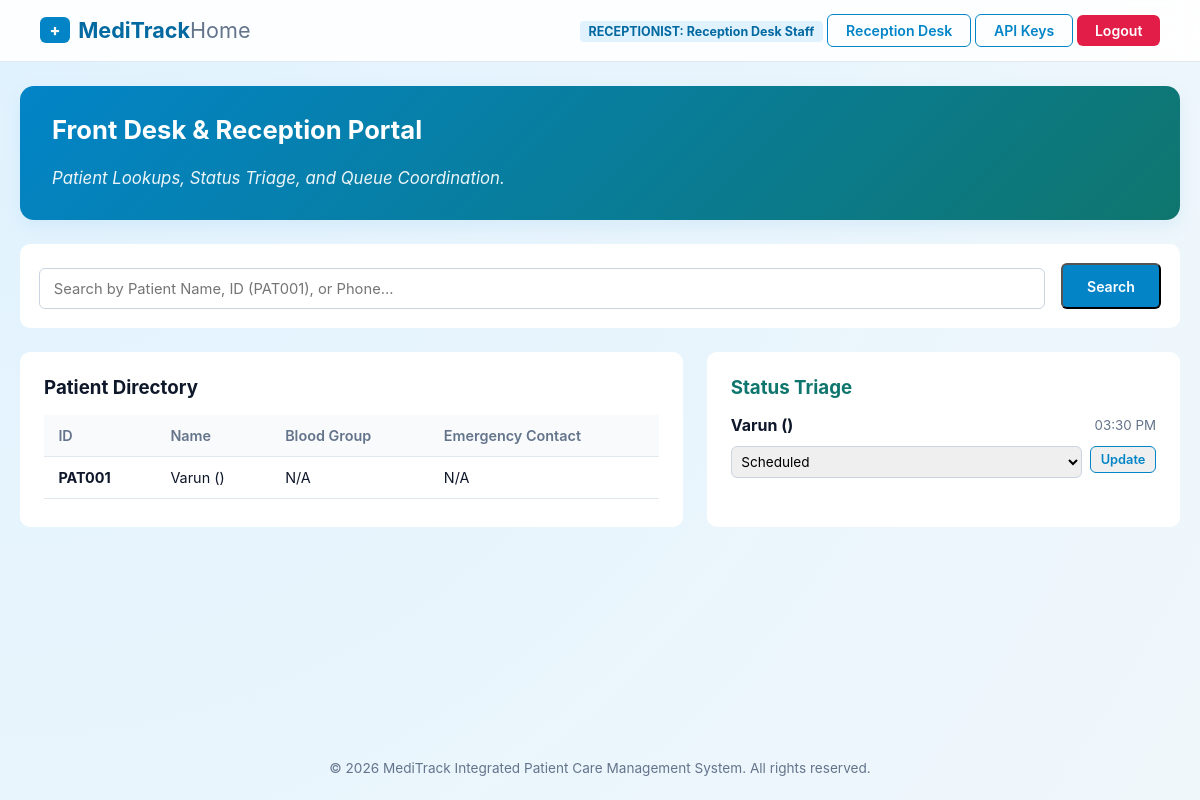
/reception/portal (signed in), run on the app's committed database.
### tables this page shows
CREATE TABLE users (
            id INTEGER PRIMARY KEY AUTOINCREMENT,
            patient_id TEXT UNIQUE NOT NULL,
            full_name TEXT NOT NULL,
            email TEXT UNIQUE NOT NULL,
            password TEXT NOT NULL,
            age INTEGER NOT NULL,
            gender TEXT NOT NULL,
            phone TEXT NOT NULL,
            address TEXT NOT NULL,
            role TEXT DEFAULT 'patient',
            department TEXT,
            avatar_url TEXT DEFAULT '/static/uploads/avatars/default.png',
            created_at TIMESTAMP DEFAULT CURRENT_TIMESTAMP
        );

CREATE TABLE appointments (
            id INTEGER PRIMARY KEY AUTOINCREMENT,
            patient_id INTEGER NOT NULL,
            doctor_name TEXT NOT NULL,
            department TEXT NOT NULL,
            appointment_date TEXT NOT NULL,
            appointment_time TEXT NOT NULL,
            status TEXT DEFAULT 'Scheduled',
            created_at TIMESTAMP DEFAULT CURRENT_TIMESTAMP,
            FOREIGN KEY (patient_id) REFERENCES users (id),
            UNIQUE(doctor_name, appointment_date, appointment_time)
        );

### app.py (the view, shortened to what this page needs)
@app.route("/reception/portal", methods=["GET", "POST"])
@role_required(["receptionist", "admin"])
def receptionist_portal():
    conn = get_db_connection()
    today_str = datetime.now().strftime("%Y-%m-%d")
    tokens = conn.execute(
        """SELECT t.*, u.full_name as patient_name, u.patient_id as patient_code
           FROM opd_tokens t JOIN users u ON t.patient_id = u.id
           WHERE t.token_date = ? ORDER BY
           CASE t.priority_tier
             WHEN 'Emergency' THEN 1
             WHEN 'Senior Citizen' THEN 2
             WHEN 'Pregnant Woman' THEN 3
             WHEN 'Child' THEN 4
             ELSE 5 END ASC, t.id ASC""",
        (today_str,)
    ).fetchall()
    beds = conn.execute(
        """SELECT b.*, u.full_name as patient_name
           FROM ipd_beds b LEFT JOIN users u ON b.current_patient_id = u.id"""
    ).fetchall()
    all_patients = conn.execute("SELECT id, full_name, patient_id FROM users WHERE role = 'patient'").fetchall()
    all_appts = conn.execute(
        """SELECT a.*, u.full_name as patient_name FROM appointments a JOIN users u ON a.patient_id = u.id
           ORDER BY a.appointment_date DESC LIMIT 15"""
    ).fetchall()
    conn.close()
    return render_template(
        "receptionist_portal.html",
        tokens=tokens,
        beds=beds,
        patients=all_patients,
        appointments=all_appts
    )

### app.py (called while the page is built)
def get_db_connection():
    conn = sqlite3.connect(DATABASE)
    conn.row_factory = sqlite3.Row
    return conn

def role_required(allowed_roles):
    def decorator(f):
        @wraps(f)
        def decorated_function(*args, **kwargs):
            if "user_id" not in session:
                flash("Session expired. Please sign in.", "warning")
                return redirect(url_for("login"))
            if session.get("user_role") not in allowed_roles:
                flash("Access Restricted: Unauthorized subsystem portal.", "danger")
                return redirect(url_for("dashboard_router"))
            return f(*args, **kwargs)
        return decorated_function
    return decorator

### templates/receptionist_portal.html (shortened to what this page needs)
{% extends 'base.html' %}
{% block content %}
<div class="hero-card" style="padding: 1.8rem 2rem; margin-bottom: 1.5rem;">
  <h2 style="font-size: 1.6rem;">Front Desk & Reception Portal</h2>
  <p style="margin-bottom: 0;">Patient Lookups, Status Triage, and Queue Coordination.</p>
</div>
<div style="background: white; border: 1px solid var(--border-color); border-radius: 10px; padding: 1.2rem; margin-bottom: 1.5rem;">
  <form method="GET" style="display: flex; gap: 1rem;">
    <input type="text" name="search" value="{{ search_query }}" placeholder="Search by Patient Name, ID (PAT001), or Phone..." style="flex: 1;">
    <button type="submit" class="btn-nav-primary" style="padding: 0.6rem 1.5rem;">Search</button>
  </form>
</div>
<div class="grid-3" style="grid-template-columns: 1.4fr 1fr;">
  <div style="background: white; border: 1px solid var(--border-color); border-radius: 10px; padding: 1.5rem;">
    <h3 style="color: var(--primary-blue); margin-bottom: 1rem;">Patient Directory</h3>
    <table>
      <thead>
        <tr>
          <th>ID</th>
          <th>Name</th>
          <th>Blood Group</th>
          <th>Emergency Contact</th>
        </tr>
      </thead>
      <tbody>
        {% for p in patients %}
          <tr>
            <td><strong>{{ p.patient_id }}</strong></td>
            <td>{{ p.full_name }} ({{ p.phone }})</td>
            <td>{{ p.blood_group or 'N/A' }}</td>
            <td>{{ p.emergency_contact or 'N/A' }}</td>
          </tr>
        {% endfor %}
      </tbody>
    </table>
  </div>
  <div style="background: white; border: 1px solid var(--border-color); border-radius: 10px; padding: 1.5rem;">
    <h3 style="color: #0f766e; margin-bottom: 1rem;">Status Triage</h3>
    {% for a in appointments %}
      <form method="POST" style="border-bottom: 1px solid var(--border-color); padding-bottom: 0.8rem; margin-bottom: 0.8rem;">
        <div style="display: flex; justify-content: space-between; align-items: center; margin-bottom: 0.4rem;">
          <strong>{{ a.patient_name }} ({{ a.patient_code }})</strong>
          <small style="color: var(--text-muted);">{{ a.appointment_time }}</small>
        </div>
        <div style="display: flex; gap: 0.5rem; align-items: center;">
          <select name="status" style="padding: 0.35rem; font-size: 0.85rem;">
            <option value="Scheduled" {% if a.status == 'Scheduled' %}selected{% endif %}>Scheduled</option>
          </select>
          <button type="submit" class="btn-nav-outline" style="padding: 0.3rem 0.6rem; font-size: 0.8rem;">Update</button>
        </div>
      </form>
    {% endfor %}
  </div>
</div>
{% endblock %}

### static/css/style.css (style rules this page uses)
:root { --primary: #0284c7; --primary-hover: #0369a1; --teal: #0f766e; --teal-soft: #ccfbf1; --bg-main: #f0f7fb; --surface: rgba(255, 255, 255, 0.95); --border: #e2e8f0; --text: #0f172a; --text-muted: #64748b; --danger: #e11d48; --success: #16a34a; --shadow-sm: 0 2px 4px rgba(0, 0, 0, 0.04); --shadow-md: 0 6px 18px rgba(2, 132, 199, 0.08); }
* { box-sizing: border-box; margin: 0; padding: 0; font-family: -apple-system, BlinkMacSystemFont, "Segoe UI", Roboto, "Inter", sans-serif; }
body { background: radial-gradient(circle at top left, #e0f2fe 0%, var(--bg-main) 100%); color: var(--text); min-height: 100vh; display: flex; flex-direction: column; }
.hero-card { background: linear-gradient(135deg, #0284c7 0%, #0f766e 100%); color: white; border-radius: 14px; padding: 3rem 2.5rem; margin-bottom: 2rem; box-shadow: var(--shadow-md); display: flex; flex-direction: column; align-items: flex-start; gap: 1.2rem; }
.hero-card p { font-size: 1.05rem; font-style: italic; opacity: 0.92; max-width: 720px; margin: 0; line-height: 1.6; }
.grid-3 { display: grid; grid-template-columns: repeat(3, 1fr); gap: 1.5rem; }
input, select, textarea { width: 100%; padding: 0.65rem 0.85rem; border: 1px solid #cbd5e1; border-radius: 6px; font-size: 0.92rem; margin-top: 0.3rem; }
.btn-nav-outline { border: 1px solid var(--primary); color: var(--primary); padding: 0.45rem 1.1rem; border-radius: 6px; text-decoration: none; font-weight: 600; font-size: 0.88rem; display: inline-block; }
.btn-nav-primary { background: var(--primary); color: white; padding: 0.45rem 1.1rem; border-radius: 6px; text-decoration: none; font-weight: 600; font-size: 0.88rem; display: inline-block; }
table { width: 100%; border-collapse: collapse; margin-top: 0.8rem; }
th, td { padding: 0.75rem 0.9rem; text-align: left; border-bottom: 1px solid var(--border); font-size: 0.9rem; }
th { background: #f8fafc; color: var(--text-muted); font-weight: 600; }

### data on the page
users: patient_id "PAT001", full_name "Varun", blood_group "N/A", emergency_contact "N/A"
appointments: patient_name "Varun", appointment_time "03:30 PM", status "Scheduled"

### other printed values
{{ session['user_role']|upper }} "RECEPTIONIST"
{{ session['user_name'] }} "Reception Desk Staff"
